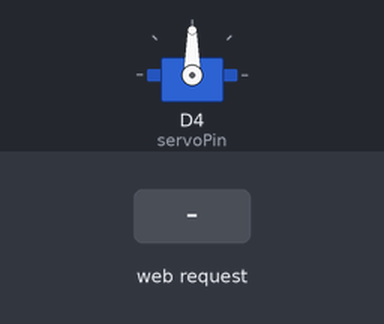
The program below on a simulated ESP8266 (NodeMCU). Parts: servo. Inputs (shaded band) come from the test bench. WiFi joins after 1.5 s; servers stay silent unless stated; what the program prints to the serial monitor is not drawn.

Above: at 2.7 s.
2.8 s: HTTP request GET /servo?pos=gift received
At 3.4 s:
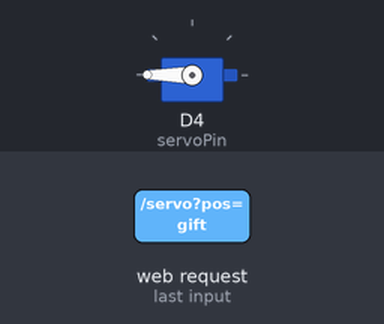
5.8 s: HTTP request GET /servo?pos=l received
At 6.9 s:
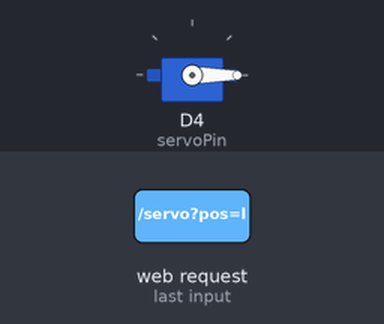
7.3 s: HTTP request GET /servo?pos=c received
At 8.0 s:
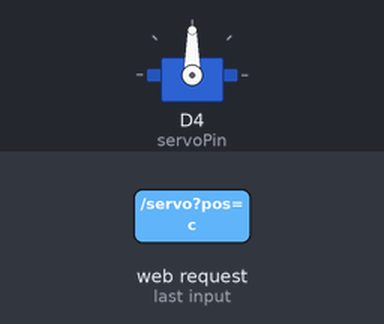
Timing chart, 0 to 10.3 s (numbered marks = the images above; inputs shaded):
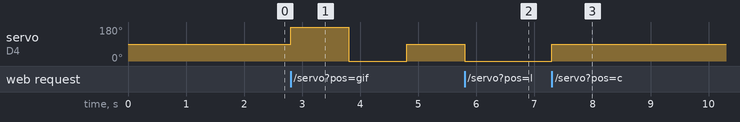

Measured:
- after the input at 2.8 s, servo on D4 (servoPin): 90° → 180° at once, → 0° 1.0 s later, → 90° 1.0 s later
- after the input at 5.8 s, servo on D4 (servoPin): 90° → 0° at once
- after the input at 7.3 s, servo on D4 (servoPin): 0° → 90° at once

The program:

main.cpp
```cpp
#include <ESP8266WiFi.h>
#include <ESP8266WebServer.h>
#include <Servo.h>

// Ganti dengan WiFi kamu 1921681.9
const char *ssid = "Mancing-Mania";
const char *password = "mantap123";

ESP8266WebServer server(80);
Servo myServo;

const int servoPin = D4; // GPIO2, bisa juga D1/D5 tergantung wiring

void setup()
{
  Serial.begin(115200);

  // Sambungkan ke WiFi
  WiFi.begin(ssid, password);
  Serial.print("Menghubungkan ke WiFi");
  while (WiFi.status() != WL_CONNECTED)
  {
    delay(500);
    Serial.print(".");
  }

  // Tampilkan IP NodeMCU
  Serial.println();
  Serial.print("IP Address: ");
  Serial.println(WiFi.localIP());

  // Setup Servo
  myServo.attach(servoPin);
  myServo.write(90); // posisi tengah saat awal

  // Endpoint: /servo?pos=l / c / r
  server.on("/servo", []()
            {
    if (server.hasArg("pos")) {
      String pos = server.arg("pos");

      if (pos == "l") {
                myServo.write(0);
        server.send(200, "text/plain", "Servo ke KIRI (0°)");
      } else if (pos == "c") {
        myServo.write(90);
        server.send(200, "text/plain", "Servo ke TENGAH (90°)");
      } else if (pos == "r") {
        myServo.write(180);
        server.send(200, "text/plain", "Servo ke TENGAH (90°)");
      } else if (pos == "gift") {
        myServo.write(180);
        delay(1000);
        myServo.write(0);
        delay(1000);
        myServo.write(90);
        server.send(200, "text/plain", "Servo gerak karena gift TikTok");
      } else {
        server.send(400, "text/plain", "Posisi tidak dikenali");
      }

    } else {
      server.send(400, "text/plain", "Parameter 'pos' tidak ditemukan");
    } });

  server.begin();
  Serial.println("Web server aktif");
}

void loop()
{
  server.handleClient();
}
```
